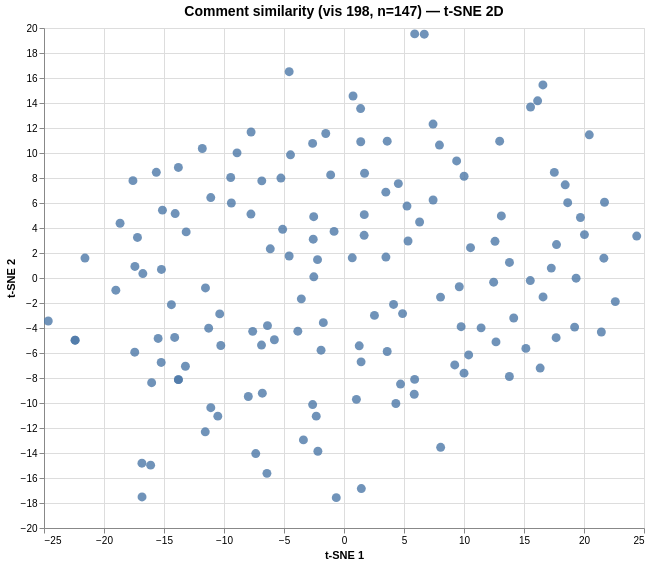

The specification (Vega-Lite) saved for this image:
### Vega specification from a JSON file in a GitHub repository (floating-point values rounded to 4 significant figures; data arrays with more than 128 entries replaced by an {"elided": "..."} marker saying what was removed)
{"$schema": "https://vega.github.io/schema/vega/v6.json", "data": [{"name": "param_1e9efca18e7a2868_store"}, {"name": "source_0", "values": {"elided": "147 records"}}, {"name": "source_0_x_domain_dim_1", "values": [{"min": -24.64, "max": 24.39}]}, {"name": "source_0_y_domain_dim_2", "values": [{"min": -17.57, "max": 19.53}]}], "signals": [{"name": "unit", "value": {}, "on": [{"events": "pointermove", "update": "isTuple(group()) ? group() : unit"}]}, {"name": "param_1e9efca18e7a2868", "update": "vlSelectionResolve(\"param_1e9efca18e7a2868_store\", \"union\")"}, {"name": "param_1e9efca18e7a2868_dim_1", "on": [{"events": [{"source": "view", "type": "dblclick"}], "update": "null"}, {"events": {"signal": "param_1e9efca18e7a2868_translate_delta"}, "update": "panLinear(param_1e9efca18e7a2868_translate_anchor.extent_x, -param_1e9efca18e7a2868_translate_delta.x / width)"}, {"events": {"signal": "param_1e9efca18e7a2868_zoom_delta"}, "update": "zoomLinear(domain(\"x\"), param_1e9efca18e7a2868_zoom_anchor.x, param_1e9efca18e7a2868_zoom_delta)"}]}, {"name": "param_1e9efca18e7a2868_dim_2", "on": [{"events": [{"source": "view", "type": "dblclick"}], "update": "null"}, {"events": {"signal": "param_1e9efca18e7a2868_translate_delta"}, "update": "panLinear(param_1e9efca18e7a2868_translate_anchor.extent_y, param_1e9efca18e7a2868_translate_delta.y / height)"}, {"events": {"signal": "param_1e9efca18e7a2868_zoom_delta"}, "update": "zoomLinear(domain(\"y\"), param_1e9efca18e7a2868_zoom_anchor.y, param_1e9efca18e7a2868_zoom_delta)"}]}, {"name": "param_1e9efca18e7a2868_tuple", "on": [{"events": [{"signal": "param_1e9efca18e7a2868_dim_1 || param_1e9efca18e7a2868_dim_2"}], "update": "param_1e9efca18e7a2868_dim_1 && param_1e9efca18e7a2868_dim_2 ? {unit: \"\", fields: param_1e9efca18e7a2868_tuple_fields, values: [param_1e9efca18e7a2868_dim_1,param_1e9efca18e7a2868_dim_2]} : null"}]}, {"name": "param_1e9efca18e7a2868_tuple_fields", "value": [{"field": "dim_1", "channel": "x", "type": "R"}, {"field": "dim_2", "channel": "y", "type": "R"}]}, {"name": "param_1e9efca18e7a2868_translate_anchor", "value": {}, "on": [{"events": [{"source": "scope", "type": "pointerdown"}], "update": "{x: x(unit), y: y(unit), extent_x: domain(\"x\"), extent_y: domain(\"y\")}"}]}, {"name": "param_1e9efca18e7a2868_translate_delta", "value": {}, "on": [{"events": [{"source": "window", "between": [{"source": "scope", "type": "pointerdown"}, {"source": "window", "type": "pointerup"}], "consume": true, "type": "pointermove"}], "update": "{x: param_1e9efca18e7a2868_translate_anchor.x - x(unit), y: param_1e9efca18e7a2868_translate_anchor.y - y(unit)}"}]}, {"name": "param_1e9efca18e7a2868_zoom_anchor", "on": [{"events": [{"source": "scope", "type": "wheel", "consume": true}], "update": "{x: invert(\"x\", x(unit)), y: invert(\"y\", y(unit))}"}]}, {"name": "param_1e9efca18e7a2868_zoom_delta", "on": [{"events": [{"source": "scope", "type": "wheel", "consume": true}], "update": "pow(1.001, event.deltaY * pow(16, event.deltaMode))", "force": true}]}, {"name": "param_1e9efca18e7a2868_modify", "on": [{"events": {"signal": "param_1e9efca18e7a2868_tuple"}, "update": "modify(\"param_1e9efca18e7a2868_store\", param_1e9efca18e7a2868_tuple, true)"}]}], "marks": [{"type": "symbol", "name": "marks", "from": {"data": "source_0"}, "encode": {"update": {"size": {"value": 80}, "tooltip": {"signal": "{\"Comment #\": format(datum[\"index\"], \"\"), \"Comment\": isValid(datum[\"comment\"]) ? datum[\"comment\"] : \"\"+datum[\"comment\"]}"}, "opacity": {"value": 0.8}, "y": {"field": "dim_2", "scale": "y"}, "fill": {"value": "#4c78a8"}, "shape": {"value": "circle"}, "x": {"field": "dim_1", "scale": "x"}}}, "clip": true, "style": ["circle"], "interactive": true}], "scales": [{"name": "x", "type": "linear", "domain": [{"signal": "(data(\"source_0_x_domain_dim_1\")[0] || {}).min"}, {"signal": "(data(\"source_0_x_domain_dim_1\")[0] || {}).max"}], "range": [0, {"signal": "width"}], "domainRaw": {"signal": "param_1e9efca18e7a2868[\"dim_1\"]"}, "zero": true, "nice": true}, {"name": "y", "type": "linear", "domain": [{"signal": "(data(\"source_0_y_domain_dim_2\")[0] || {}).min"}, {"signal": "(data(\"source_0_y_domain_dim_2\")[0] || {}).max"}], "range": [{"signal": "height"}, 0], "domainRaw": {"signal": "param_1e9efca18e7a2868[\"dim_2\"]"}, "zero": true, "nice": true}], "axes": [{"scale": "x", "zindex": 0, "minExtent": 0, "aria": false, "labels": false, "gridScale": "y", "grid": true, "tickCount": {"signal": "ceil(width/40)"}, "domain": false, "maxExtent": 0, "orient": "bottom", "ticks": false}, {"scale": "y", "minExtent": 0, "gridScale": "x", "domain": false, "orient": "left", "tickCount": {"signal": "ceil(height/40)"}, "labels": false, "zindex": 0, "aria": false, "maxExtent": 0, "ticks": false, "grid": true}, {"scale": "x", "title": "t-SNE 1", "labelFlush": true, "tickCount": {"signal": "ceil(width/40)"}, "orient": "bottom", "labelOverlap": true, "grid": false, "zindex": 0}, {"scale": "y", "grid": false, "zindex": 0, "title": "t-SNE 2", "labelOverlap": true, "tickCount": {"signal": "ceil(height/40)"}, "orient": "left"}], "title": {"text": "Comment similarity (vis 198, n=147) — t-SNE 2D", "frame": "group", "fontSize": 14}, "padding": 5, "style": "cell", "background": "white", "height": 500, "width": 600}
